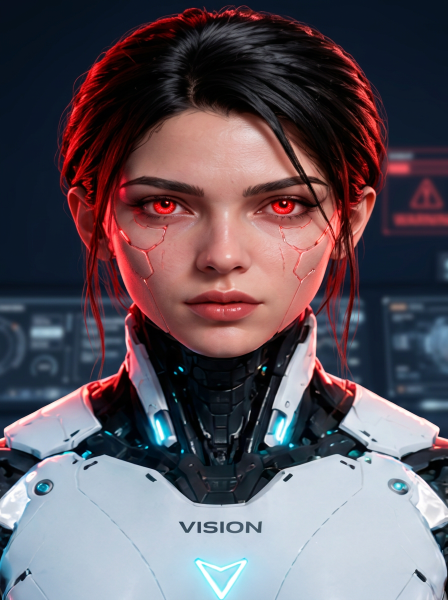
#> input picture src/assets/supervisor/vision-alert.jpg, 896 x 1200 px (shown at 1/2 size); its folder holds only this picture in this run
$ python -i avatar_renderer.py   (imports and definitions only)
#> lines starting #> are read from the running program, lines starting #| are printed output that depends on the picture
#> further down, picture is the input picture: PIL image 896x1200 RGB; mean R, G, B 96.1, 86.3, 95
"""Avatar renderers — Pseudo3D (single plate + perspective); GLB stub later.

IMPORTANT: do NOT use vision_pose_*.png — those are character-bible sheets
(multi-panel labels), not turntable frames. They cause ghosting/overlap.
"""

from __future__ import annotations

import logging
import math
from abc import ABC, abstractmethod
from pathlib import Path
from typing import Optional, Sequence, Tuple

from PIL import Image, ImageDraw, ImageEnhance, ImageFilter

from utils.paths import (
    vision_avatar_bible_dir,
    vision_avatar_glb_frames_dir,
    vision_avatar_model_glb,
    vision_avatar_profile_png,
    vision_istituto_logo_backdrop_png,
)
from utils.avatar_models import (
    avatar_model_frames_dir,
    normalize_avatar_model_id,
    resolve_avatar_preview_png,
    uses_shared_meshy_frames,
)

logger = logging.getLogger("ui.avatar_renderer")

STATE_IDLE = "IDLE"
STATE_LISTENING = "LISTENING"
STATE_PROCESSING = "PROCESSING"
STATE_SPEAKING = "SPEAKING"
STATE_ALERT = "ALERT"
STATE_OFFLINE = "OFFLINE"

LEVEL_FULL = "full"
LEVEL_REDUCED = "reduced"
LEVEL_OFF = "off"

_STATE_FILES = {
    STATE_IDLE: "vision_state_idle.png",
    STATE_LISTENING: "vision_state_listening.png",
    STATE_PROCESSING: "vision_state_processing.png",
    STATE_SPEAKING: "vision_state_speaking.png",
    STATE_ALERT: "vision_state_alert.png",
    STATE_OFFLINE: "vision_state_offline.png",
}

Point = Tuple[float, float]

# Flat void used by older stage fills — knocked out so logo peeks behind
_VOID_RGB = (13, 17, 23)
_istituto_logo_cache: Optional[Image.Image] = None
_istituto_layer_cache: dict[tuple, object] = {}


# [10 lines left out: function normalize_square, not called in this run]


def fit_opaque_to_square(
    img: Image.Image,
    side: int = 512,
    *,
    target_fill: float = 0.90,
    alpha_threshold: int = 12,
) -> Image.Image:
    """Crop letterboxing and scale opaque subject toward Meshy-like frame fill.

    Used for still-model previews that often arrive with large empty margins.
    Does not clip the subject: scales so the larger bbox side hits ``target_fill``.
    """
#> called with side = 512, target_fill = 0.9, alpha_threshold = 12
    rgba = img.convert("RGBA")
    alpha = rgba.split()[-1]
#> alpha: PIL image 896x1200 L; every value is 255
    bbox = alpha.point(lambda v: 255 if v > alpha_threshold else 0).getbbox()
#> bbox = (0, 0, 896, 1200)
    if not bbox:
        return normalize_square(rgba, side)

    cropped = rgba.crop(bbox)
    bw, bh = cropped.size
#> bw = 896; bh = 1200
    target = max(8, min(side, int(side * float(target_fill))))
    ratio = target / max(bw, bh)
#> ratio = 0.383
    nw = max(1, int(bw * ratio))
#> nw = 343
    nh = max(1, int(bh * ratio))
#> nh = 460
    # Guard: never exceed canvas
    if nw > side or nh > side:
        shrink = min(side / nw, side / nh)
        nw = max(1, int(nw * shrink))
        nh = max(1, int(nh * shrink))
    scaled = cropped.resize((nw, nh), Image.Resampling.LANCZOS)
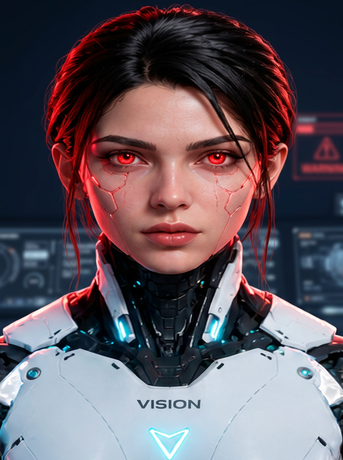
#> scaled: PIL image 343x460 RGBA; mean R, G, B, A 96.1, 86.3, 95, 255
    canvas = Image.new("RGBA", (side, side), (0, 0, 0, 0))
#> canvas: PIL image 512x512 RGBA; every value is 0
    ox, oy = (side - nw) // 2, (side - nh) // 2
#> ox = 84; oy = 26
    canvas.alpha_composite(scaled, (ox, oy))
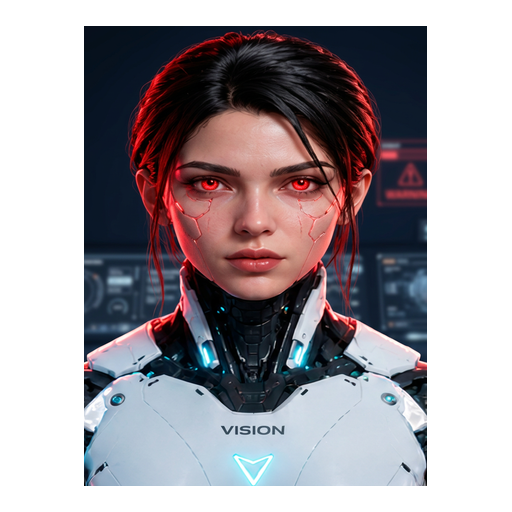
#> canvas: PIL image 512x512 RGBA; mean R, G, B, A 57.8, 51.9, 57.2, 153.5; transparent parts drawn white
    return canvas


# Still-plate models (no Meshy clip pack) — fill + composite scale overrides.
# Meshy glb_frames already fill ~0.82–0.88 of the plate; still previews were ~0.55–0.79.
_STILL_PLATE_FILL: dict[str, float] = {
    "vision_avatar_cyborg_source": 0.94,
    "vision_futuristic": 0.94,
    "vision_avatar_rigged_v1": 0.92,
}
_STILL_SUBJECT_SCALE: dict[str, float] = {
    "vision_avatar_cyborg_source": 1.06,
    "vision_futuristic": 1.06,
    "vision_avatar_rigged_v1": 1.04,
}
_STILL_DEFAULT_FILL = 0.90
_STILL_DEFAULT_SUBJECT_SCALE = 1.02


# [488 lines left out: functions placeholder, _eye_glow_score, _pick_closed_eye_frame, _suppress_closed_lid_cyan, _maybe_suppress_lid_cyan, _find_coeffs and 8 more, not called in this run]


class AvatarRenderer(ABC):
    """Swap point: Pseudo3D now, GLB later — same compose contract."""

    # [12 lines left out: function compose, not called in this run]


class Pseudo3DRenderer(AvatarRenderer):
    """One clean state plate + perspective / lighting / breath — no pose sheets."""

    # [29 lines left out: functions __init__, _load, not called in this run]

    def _base(self, state: str) -> Image.Image:
        return (self._states.get(state) or self._states[STATE_IDLE]).copy()

    # [194 lines left out: functions compose, _png_eye_color, _apply_png_eye_glow, _alive_face_overlay, not called in this run]


class GlbTurntableRenderer(AvatarRenderer):
    """Hero Meshy GLB via yaw turntable + armature animation clips.

    Also plays per-model sprite packs under ``model_frames/<id>/`` using the
    same clip state map. Manifest ``clips`` may list relative paths (Meshy
    legacy) or compact ``{ "frames": N, "loop": true }`` with files at
    ``clips/<name>/00.png``.
    """

    # [340 lines left out: functions __init__, _numbered_frame_paths, _load_clip_frames, _load, _resolve_offline_still, trigger_react_clip and 3 more, not called in this run]


class GlbRenderer(GlbTurntableRenderer):
    """Alias — live GLB viewport can replace turntable later."""

    def __init__(self, path: Optional[Path] = None) -> None:
        self.path = path or vision_avatar_model_glb()
        super().__init__()


class StillPlateRenderer(AvatarRenderer):
    """Single preview plate for models without a full clip/turntable pack.

    Applies light perspective yaw + Istituto backdrop so switching models is
    visibly different even before animation clips exist.
    """

    # [150 lines left out: functions __init__, compose, create_avatar_renderer, not called in this run]

>>> from PIL import Image
>>> picture = Image.open('../src/assets/supervisor/vision-alert.jpg')
>>> result = fit_opaque_to_square(picture)

$ run again, on src/assets/supervisor/vision-speaking.jpg
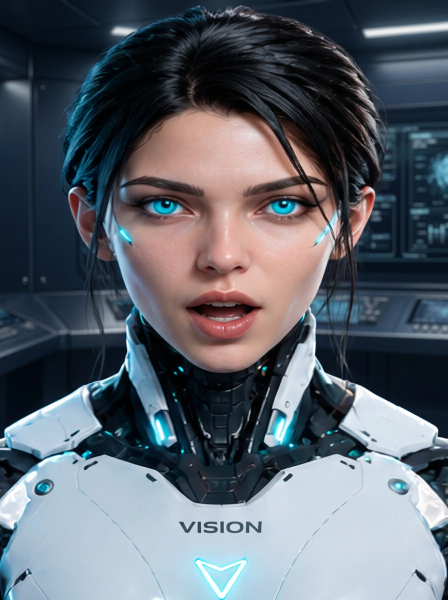
#> input picture src/assets/supervisor/vision-speaking.jpg, 896 x 1200 px (shown at 1/2 size)
#> picture is the input picture: PIL image 896x1200 RGB; mean R, G, B 91.8, 98.8, 108.4
#> alpha: PIL image 896x1200 L; every value is 255
#> bbox = (0, 0, 896, 1200)
#> in fit_opaque_to_square, `scaled = cropped.resize((nw, nh), Image.Resampling.LANCZOS)`:
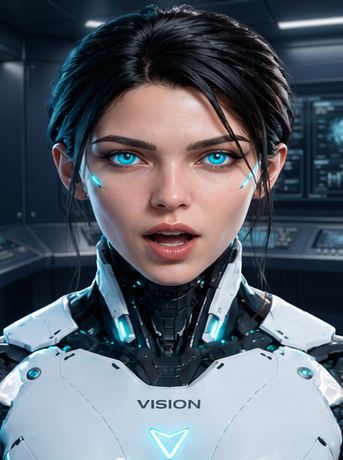
#> scaled: PIL image 343x460 RGBA; mean R, G, B, A 91.8, 98.8, 108.4, 255
#> in fit_opaque_to_square, `canvas.alpha_composite(scaled, (ox, oy))`:
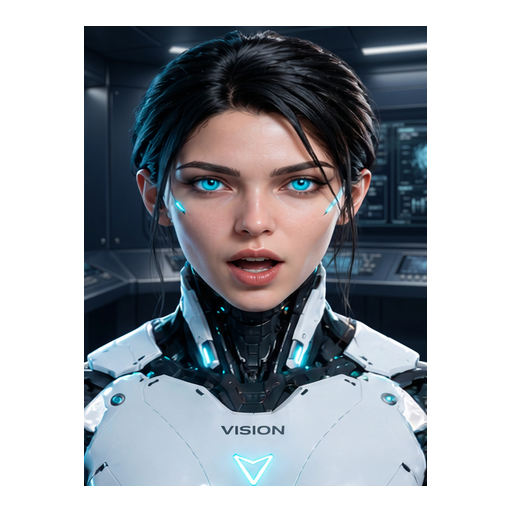
#> canvas: PIL image 512x512 RGBA; mean R, G, B, A 55.2, 59.5, 65.2, 153.5; transparent parts drawn white
